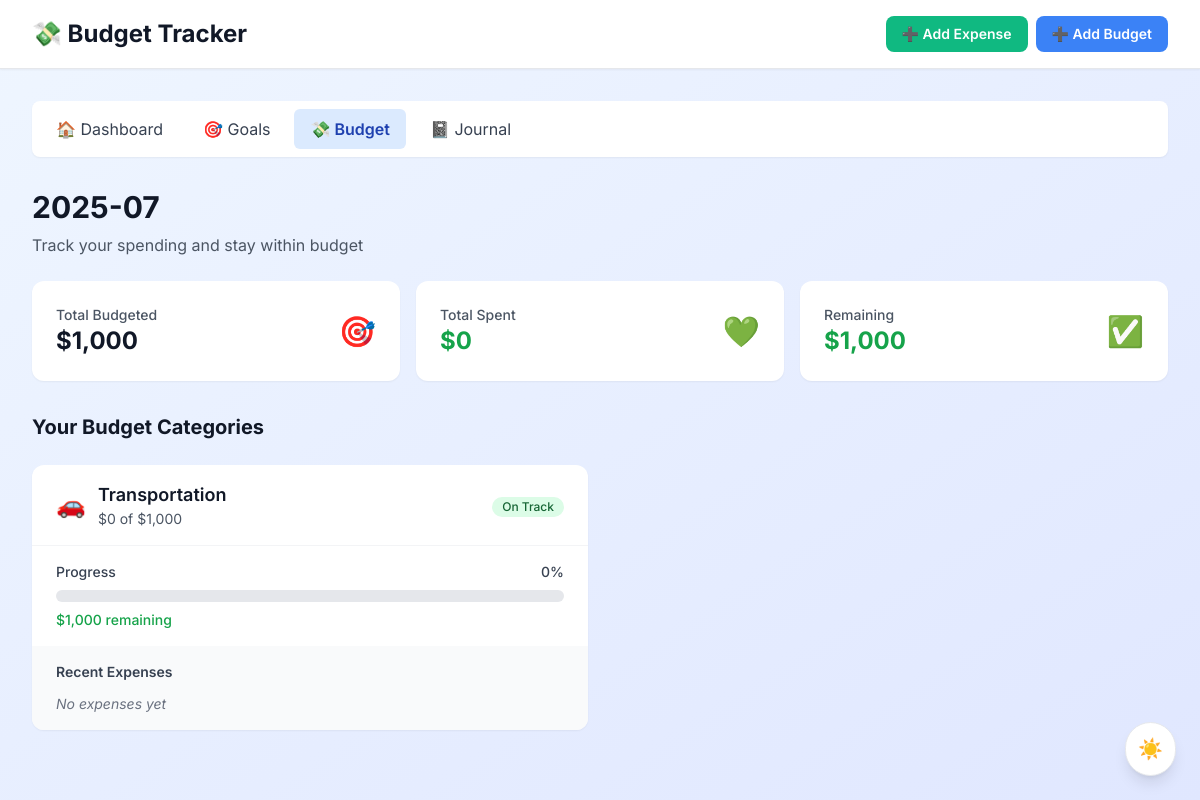
Page /budget on the committed database.
### tables this page shows
CREATE TABLE budgets (
            id INTEGER PRIMARY KEY AUTOINCREMENT,
            month TEXT NOT NULL,
            category TEXT NOT NULL,
            planned_amount REAL NOT NULL,
            spent_amount REAL DEFAULT 0,
            created_at DATETIME DEFAULT CURRENT_TIMESTAMP
        );

### app.py (the view)
@app.route('/budget')
def view_budget():
    today = datetime.now().strftime('%Y-%m-%d')
    current_month = today[:7]
    with sqlite3.connect('finance.db') as conn:
        cursor = conn.cursor()
        cursor.execute("""
            SELECT b.id, b.category, b.planned_amount,
                   COALESCE(SUM(e.amount), 0) as spent_amount,
                   (COALESCE(SUM(e.amount), 0) / b.planned_amount * 100) as spent_percent
            FROM budgets b
            LEFT JOIN expenses e ON b.id = e.budget_id
            WHERE b.month = ?
            GROUP BY b.id, b.category, b.planned_amount
        """, (current_month,))
        budget_data = cursor.fetchall()
        cursor.execute("""
            SELECT e.description, e.amount, e.category, e.date, b.category as budget_category
            FROM expenses e
            LEFT JOIN budgets b ON e.budget_id = b.id
            WHERE strftime('%Y-%m', e.date) = ?
            ORDER BY e.date DESC LIMIT 10
        """, (current_month,))
        recent_expenses = cursor.fetchall()
        cursor.execute("""
            SELECT e.description, e.amount, e.category, e.date, b.category as budget_category
            FROM expenses e
            LEFT JOIN budgets b ON e.budget_id = b.id
            WHERE strftime('%Y-%m', e.date) = ?
            ORDER BY e.date DESC
        """, (current_month,))
        all_expenses = cursor.fetchall()
    return render_template('budget.html',
                          budget_data=budget_data,
                          recent_expenses=recent_expenses,
                          all_expenses=all_expenses,
                          current_month=current_month)

### templates/budget.html (shortened to what this page needs)
<!DOCTYPE html>
<html lang="en">
<head>
    <link rel="stylesheet" href="{{ url_for('static', filename='styles.css') }}">
    <script src="https://cdn.tailwindcss.com"></script>
</head>
<body class="bg-gradient-to-br from-blue-50 to-indigo-100 min-h-screen">
    <div class="bg-white shadow-sm border-b">
        <div class="max-w-7xl mx-auto px-4 sm:px-6 lg:px-8">
            <div class="flex justify-between items-center py-4">
                <h1 class="text-2xl font-bold text-gray-900 flex items-center gap-2">
                    💸 Budget Tracker
                </h1>
                <div class="flex gap-2">
                    <a href="{{ url_for('add_expense') }}"
                       class="bg-success text-white px-4 py-2 rounded-lg font-semibold hover:bg-green-600 transition-colors flex items-center gap-2 text-sm">
                        ➕ Add Expense
                    </a>
                    <a href="{{ url_for('add_budget') }}"
                       class="bg-primary text-white px-4 py-2 rounded-lg font-semibold hover:bg-blue-600 transition-colors flex items-center gap-2 text-sm">
                        ➕ Add Budget
                    </a>
                </div>
            </div>
        </div>
    </div>
    <div class="max-w-7xl mx-auto px-4 sm:px-6 lg:px-8 py-8">
        <nav class="mb-8">
            <div class="flex flex-wrap gap-2 bg-white rounded-lg p-2 shadow-sm">
                <a href="{{ url_for('home') }}" class="px-4 py-2 rounded-md hover:bg-blue-50 flex items-center gap-2 text-gray-700">
                    🏠 Dashboard
                </a>
                <a href="{{ url_for('view_goals') }}" class="px-4 py-2 rounded-md hover:bg-blue-50 flex items-center gap-2 text-gray-700">
                    🎯 Goals
                </a>
                <a href="{{ url_for('view_budget') }}" class="px-4 py-2 rounded-md bg-blue-100 text-blue-800 font-semibold flex items-center gap-2">
                    💸 Budget
                </a>
                <a href="{{ url_for('view_journal') }}" class="px-4 py-2 rounded-md hover:bg-blue-50 flex items-center gap-2 text-gray-700">
                    📓 Journal
                </a>
            </div>
        </nav>
        <div class="mb-6">
            <h2 class="text-3xl font-bold text-gray-900 mb-2">{{ current_month }}</h2>
            <p class="text-gray-600">Track your spending and stay within budget</p>
        </div>
        {% if budget_data %}
            <div class="grid grid-cols-1 md:grid-cols-3 gap-4 mb-8">
                {% set total_budgeted = budget_data | sum(attribute=2) %}
                {% set total_spent = budget_data | sum(attribute=3) %}
                <div class="bg-white rounded-xl p-6 shadow-sm">
                    <div class="flex items-center justify-between">
                        <div>
                            <p class="text-sm text-gray-600 font-medium">Total Budgeted</p>
                            <p class="text-2xl font-bold text-gray-900">${{ '{:,.0f}'.format(total_budgeted) }}</p>
                        </div>
                        <div class="text-3xl">🎯</div>
                    </div>
                </div>
                <div class="bg-white rounded-xl p-6 shadow-sm">
                    <div class="flex items-center justify-between">
                        <div>
                            <p class="text-sm text-gray-600 font-medium">Total Spent</p>
                            <p class="text-2xl font-bold {% if total_spent > total_budgeted %}text-red-600{% else %}text-green-600{% endif %}">
                                ${{ '{:,.0f}'.format(total_spent) }}
                            </p>
                        </div>
                        <div class="text-3xl">{% if total_spent > total_budgeted %}🔥{% else %}💚{% endif %}</div>
                    </div>
                </div>
                <div class="bg-white rounded-xl p-6 shadow-sm">
                    <div class="flex items-center justify-between">
                        <div>
                            <p class="text-sm text-gray-600 font-medium">Remaining</p>
                            <p class="text-2xl font-bold {% if total_spent > total_budgeted %}text-red-600{% else %}text-green-600{% endif %}">
                                ${{ '{:,.0f}'.format(total_budgeted - total_spent) }}
                            </p>
                        </div>
                        <div class="text-3xl">{% if total_spent > total_budgeted %}⚠️{% else %}✅{% endif %}</div>
                    </div>
                </div>
            </div>
            <div class="space-y-6">
                <h3 class="text-xl font-bold text-gray-900">Your Budget Categories</h3>
                <div class="grid grid-cols-1 lg:grid-cols-2 gap-6">
                    {% for budget in budget_data %}
                    {% set percentage = (budget[3] / budget[2] * 100) if budget[2] > 0 else 0 %}
                    {% set is_over = budget[3] > budget[2] %}
                    {% set is_warning = percentage > 80 and not is_over %}
                    <div class="bg-white rounded-xl shadow-sm overflow-hidden">
                        <div class="px-6 py-4 border-b border-gray-100">
                            <div class="flex items-center justify-between">
                                <div class="flex items-center gap-3">
                                    <span class="text-2xl">
                                        {% if budget[1].lower() == 'food' %}🍕
                                        {% elif budget[1].lower() == 'transport' or budget[1].lower() == 'transportation' %}🚗
                                        {% elif budget[1].lower() == 'entertainment' %}🎬
                                        {% elif budget[1].lower() == 'shopping' %}🛍️
                                        {% elif budget[1].lower() == 'housing' or budget[1].lower() == 'rent' %}🏠
                                        {% elif budget[1].lower() == 'utilities' %}⚡
                                        {% elif budget[1].lower() == 'healthcare' %}🏥
                                        {% else %}💰
                                        {% endif %}
                                    </span>
                                    <div>
                                        <h4 class="text-lg font-semibold text-gray-900">{{ budget[1].title() }}</h4>
                                        <p class="text-sm text-gray-600">
                                            ${{ '{:,.0f}'.format(budget[3]) }} of ${{ '{:,.0f}'.format(budget[2]) }}
                                        </p>
                                    </div>
                                </div>
                                <div class="text-right">
                                    {% if is_over %}
                                        <span class="inline-flex items-center px-2.5 py-0.5 rounded-full text-xs font-medium bg-red-100 text-red-800">
                                            Over Budget
                                        </span>
                                    {% elif is_warning %}
                                        <span class="inline-flex items-center px-2.5 py-0.5 rounded-full text-xs font-medium bg-yellow-100 text-yellow-800">
                                            Warning
                                        </span>
                                    {% else %}
                                        <span class="inline-flex items-center px-2.5 py-0.5 rounded-full text-xs font-medium bg-green-100 text-green-800">
                                            On Track
                                        </span>
                                    {% endif %}
                                </div>
                            </div>
                        </div>
                        <div class="px-6 py-4">
                            <div class="flex items-center justify-between mb-2">
                                <span class="text-sm font-medium text-gray-700">Progress</span>
                                <span class="text-sm font-medium {% if is_over %}text-red-600{% else %}text-gray-700{% endif %}">
                                    {{ '{:.0f}'.format(percentage) }}%
                                </span>
                            </div>
                            <div class="w-full bg-gray-200 rounded-full h-3">
                            </div>
                            <div class="mt-2">
                                {% if is_over %}
                                    <p class="text-sm font-medium text-red-600">
                                        ${{ '{:,.0f}'.format(budget[3] - budget[2]) }} over budget
                                    </p>
                                {% else %}
                                    <p class="text-sm font-medium text-green-600">
                                        ${{ '{:,.0f}'.format(budget[2] - budget[3]) }} remaining
                                    </p>
                                {% endif %}
                            </div>
                        </div>
                        <div class="px-6 py-4 bg-gray-50">
                            <h5 class="text-sm font-semibold text-gray-700 mb-3">Recent Expenses</h5>
                            {% set category_expenses = recent_expenses | selectattr(4, 'equalto', budget[1]) | list %}
                            {% if category_expenses %}
                                <div class="space-y-2 max-h-32 overflow-y-auto">
                                    {% for expense in category_expenses[:3] %}
                                    <div class="flex items-center justify-between text-sm">
                                        <span class="text-gray-800 font-medium">{{ expense[0] }}</span>
                                        <div class="text-right">
                                            <span class="text-gray-900 font-semibold">${{ '{:,.0f}'.format(expense[1]) }}</span>
                                            <span class="text-gray-500 block text-xs">{{ expense[3] }}</span>
                                        </div>
                                    </div>
                                    {% endfor %}
                                    {% if category_expenses | length > 3 %}
                                    <p class="text-xs text-gray-500 pt-1">
                                        +{{ category_expenses | length - 3 }} more expenses
                                    </p>
                                    {% endif %}
                                </div>
                            {% else %}
                                <p class="text-sm text-gray-500 italic">No expenses yet</p>
                            {% endif %}
                        </div>
                    </div>
                    {% endfor %}
                </div>
            </div>
        {% endif %}
    </div>
    <button id="theme-toggle" class="fixed bottom-6 right-6 bg-white p-3 rounded-full shadow-lg hover:shadow-xl transition-shadow border" aria-label="Toggle dark/light mode">
        <span class="sun-icon text-xl">☀️</span>
    </button>
</body>
</html>

### static/styles.css (style rules this page uses)
*, *::before, *::after { box-sizing: border-box; margin: 0; padding: 0; }
body { font-family: 'Inter', -apple-system, BlinkMacSystemFont, 'Segoe UI', Roboto, Oxygen, Ubuntu, Cantarell, sans-serif; margin: 0; padding: 0; min-height: 100vh; background-color: #f8fafc; color: #1e293b; transition: background-color 0.3s ease, color 0.3s ease; font-size: 16px; line-height: 1.6; font-weight: 400; -webkit-font-smoothing: antialiased; -moz-osx-font-smoothing: grayscale; }
body.light-mode { background-color: #f8fafc; color: #1e293b; }

### rows in the picture
budgets: category "Transportation", budget "0", planned_amount "1,000", percentage "0", budget[2]-budget[3] "1,000"

### other values in the picture
{{ '{:,.0f}'.format(total_budgeted) }} "1,000"
{{ '{:,.0f}'.format(total_spent) }} "0"
{{ '{:,.0f}'.format(total_budgeted - total_spent) }} "1,000"
